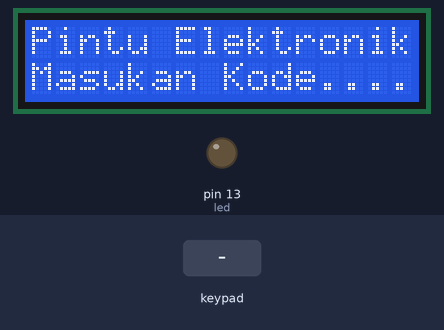
Bench run of a sketch on a simulated Arduino Uno, built with avr-gcc and run on an emulated ATmega328P. On the bench: 16×2 character LCD, output pins drawn as LEDs (lit = HIGH). The test bench sets the inputs (shaded band).

Above: at 1.45 s.
1.8 s: keypad keys 1 2 3 4 5 6 * pressed 0.74 s apart
At 7.4 s:
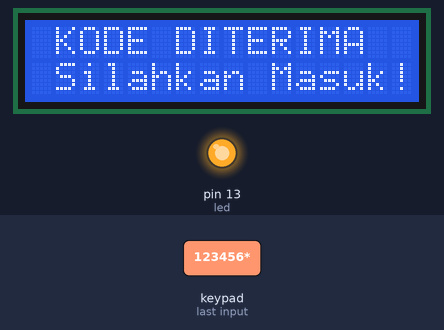
8.4 s: key '*' pressed
At 10.16 s:
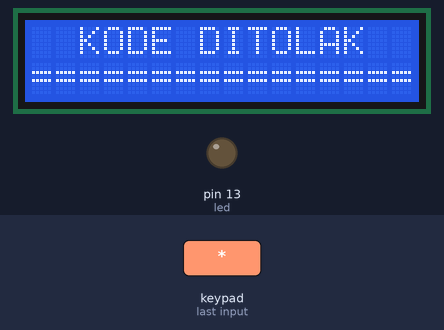
11.4 s: keypad keys 1 2 3 4 5 6 # pressed 0.74 s apart
At 15.7 s:
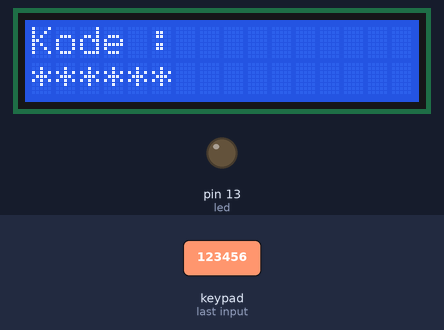
18.0 s: key '1' pressed
At 18.8 s:
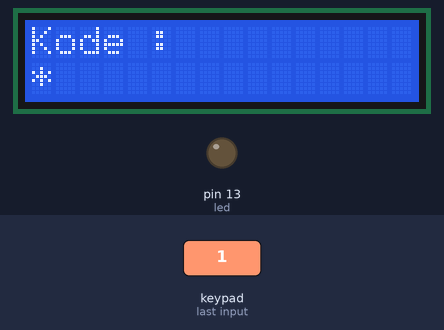
19.8 s: keypad keys 1 2 3 4 5 6 pressed 0.74 s apart
At 24.6 s:
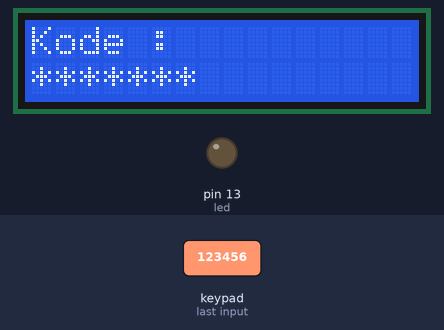
25.7 s: keypad keys 1 3 9 7 2 2 pressed 0.74 s apart
At 30.5 s:
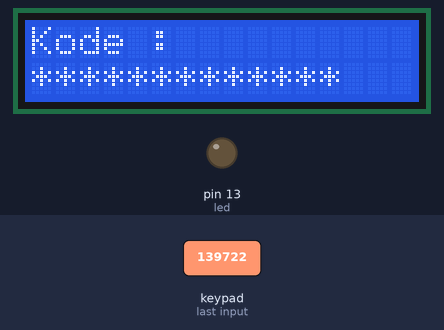
Timing chart, 0 to 32.0 s (numbered marks = the images above; inputs shaded):
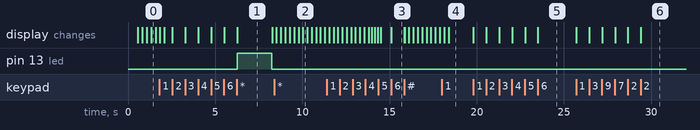

The sketch:

Passwor_Keypad.ino
```cpp
//Proyek #36: Kunci Elektronik dengan Password
#include <LiquidCrystal.h>
#include <Password.h>
#include <Keypad.h> //library
//buat obyek password library, diisi dg array char angka
Password password = Password( "123456" ); //angak kode PIN
//buat obyek lcd librari
LiquidCrystal lcd(12, 11, 10, 9, 8, 7);
int x = 0; //variabel looping
int a = 0; // variabel untuk kontrol tulisan LCD
int led = 13; //pin solenoid (disini diasumsikan led)
//defenisikan jumlah kolom dan baris keypad 4 x 4
const byte JmlBaris = 4; // 4 baris
const byte JmlKolom = 3; // 3 kolom
//inisiasi untuk keypad atau definsikan keymap
char keys[JmlBaris][ JmlKolom] = {
  {'1','2','3'},
  {'4','5','6'},
  {'7','8','9'},
  {'*','0','#'}
  };//matriks 4x3 menunjukkan keypad mana yang ditekan
//hubungkan pin baris keypad dengan pin arduino
  byte PinBaris [JmlBaris] = { 3, 2, 1, 0};
//hubungkan pin kolom keypad dengan pin arduino
  byte PinKolom[JmlKolom] = { 4, 5, 6 };
//buat obyek keypad librari
Keypad lock = Keypad( makeKeymap(keys), PinBaris,   PinKolom, JmlBaris, JmlKolom );
void setup() {
  lcd.begin(16, 2); //memulai LCD
  lcd.setCursor(0,0); //set tempat kursor/teks
  lcd.print("Power On...");//print tulisan dlm tanda petik
  lcd.setCursor(0,1); //set tempat kursor/teks
  lcd.print("...by TT3ABCD...");
  delay(500);
  lcd.clear();
  lock.addEventListener(keypadEvent);
}
void loop() {
  pinMode(led, OUTPUT);
   if (a==0) { //state awal
     lcd.setCursor(0, 0); //set tempat kursor
     lcd.print("Pintu Elektronik!");
     lcd.setCursor(0, 1); //set tempat kursor
     lcd.print("Masukan Kode....");
     lcd.noDisplay();
     delay(250);
     lcd.display();
     delay(250);
}
  lock.getKey(); //membaca keypad
}
void keypadEvent(KeypadEvent eKey){
  switch (lock.getState()){
    case PRESSED: //saat ditekan
      if (a == 0){
         lcd.clear();
         a = 1;
      }
      lcd.setCursor(0, 0);
      lcd.print("Kode :          ");
      lcd.setCursor(x, 1);
switch (eKey){ //uji kondisi eKey
case '*':
  checkPassword();
  password.reset();
  break; //saat * ditekan, melakukan pengecekan password
case '#':
  password.reset();
  lcd.setCursor(0, 0);
  lcd.clear();
  x=0;
  a=0;
  break; //saat # ditekan, hapus password yg ditekan
default:
  password.append(eKey); //default untuk selain * dan #
  lcd.print("*"); //print tanda *
  x++;}
}
}
void checkPassword(){ //prosedur untuk mengecek password benar atau salah
if (password.evaluate()){ //jika password cocok
  lcd.clear();
  lcd.setCursor(0, 0);
  lcd.print(" KODE DITERIMA");
  lcd.setCursor(0, 1);
  lcd.print(" Silahkan Masuk!");
  digitalWrite(led, HIGH); //aktikan solenoid 2 detik
  delay(2000);
  digitalWrite(led, LOW); //off kan selenoid
  x = 0;
  a = 0;
 } else {
     lcd.clear();
     lcd.setCursor(0, 0); //jika password salah
     lcd.print("  KODE DITOLAK ");
     lcd.setCursor(0, 1); //kalo password salah
     lcd.print("================");
//kedipkan teks lcd sebnyak 5 kali
 for(int i=0; i < 5; i++) {
    lcd.noDisplay();// tampilan teks off
    delay(250);
    lcd.display();// tampilan teks on
    delay(250);
    x=0;
    a=0;
}
}
}
```

Measured:
- after the input at 1.8 s, pin 13 (led): LOW → HIGH after 4.5 s, → LOW 2.0 s later; the display: first differs from a run without the input after 0.29 s (image 1 shows a later state)
- after the input at 8.4 s, the display: first differs from a run without the input after 1.4 s (image 2 shows a later state)
- after the input at 11.4 s, the display: first differs from a run without the input after 2.4 s (image 3 shows a later state)
- after the input at 18.0 s, the display: first differs from a run without the input after 0.38 s (image 4)
- after the input at 19.8 s, the display: first changes at once (image 5 shows a later state)
- after the input at 25.7 s, the display: first changes at once (image 6 shows a later state)
- what the display in image 1 shows lasts 2.0 s, from 6.3 s to 8.3 s
